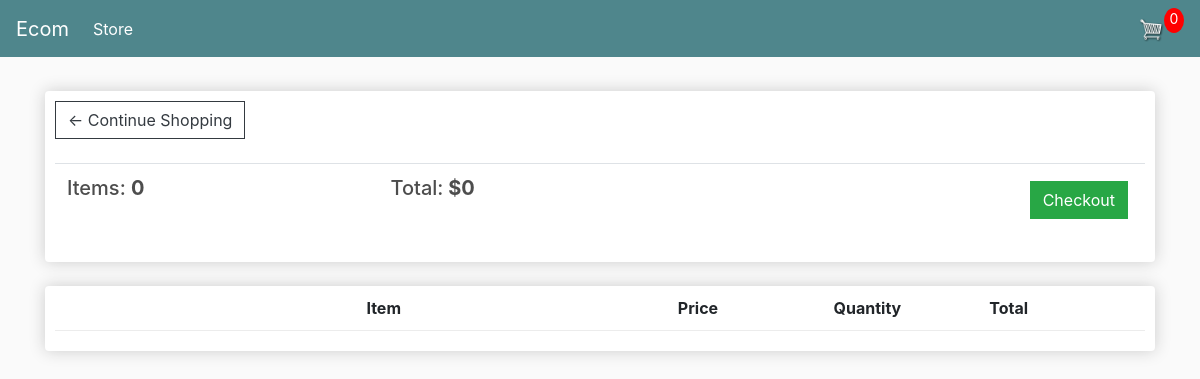
The page /cart/ (signed in) on the database as committed earlier.
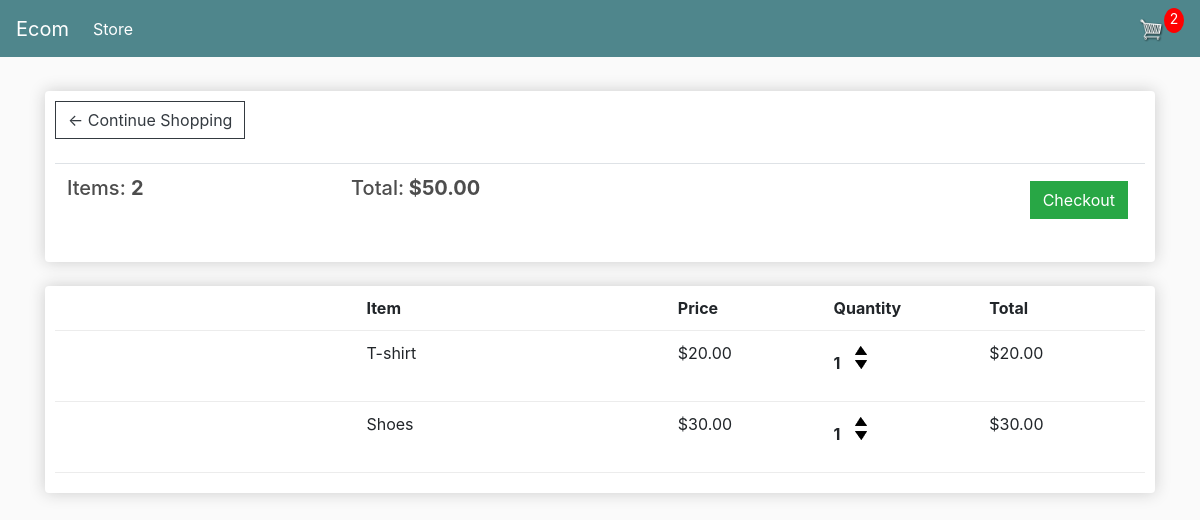
The same page on the database as committed later.
### store/models.py (models this page shows, shortened)
class Order(models.Model):
    customer = models.ForeignKey(
        Customer, on_delete=models.SET_NULL, null=True, blank=True
    )
    date_ordered = models.DateTimeField(auto_now_add=True)
    complete = models.BooleanField(default=False, null=True, blank=False)
    transaction_id = models.CharField(max_length=100, null=True)
    @property
    def get_cart_total(self):
        orderitems = self.orderitem_set.all()
        total = sum([item.get_total for item in orderitems])
        return total
    @property
    def get_cart_items(self):
        orderitems = self.orderitem_set.all()
        total = sum([item.quantity for item in orderitems])
        return total

class OrderItem(models.Model):
    product = models.ForeignKey(Product, on_delete=models.SET_NULL, null=True)
    order = models.ForeignKey(Order, on_delete=models.SET_NULL, null=True)
    quantity = models.IntegerField(default=0, null=True, blank=True)
    date_added = models.DateTimeField(auto_now_add=True)
    @property
    def get_total(self):
        total = self.product.price * self.quantity
        return total

class Product(models.Model):
    name = models.CharField(max_length=200, null=True)
    price = models.DecimalField(max_digits=7, decimal_places=2)
    digital = models.BooleanField(default=False, null=True, blank=True)
    image = models.ImageField(null=True, blank=True)

### store/views.py (the view)
# urls.py: path("cart/", views.cart, name="cart"),
def cart(request):
    if request.user.is_authenticated:
        customer = request.user.customer
        order, created = Order.objects.get_or_create(customer=customer, complete=False)
        items = order.orderitem_set.all()
        cartItems = order.get_cart_items
    else:
        cookieData = cookieCart(request)
        cartItems = cookieData["cartItems"]
        order = cookieData["order"]
        items = cookieData["items"]
    context = {"items": items, "order": order, "cartItems": cartItems}
    return render(request, "store/cart.html", context)

### store/templates/store/cart.html
{% extends 'store/main.html' %}
{% load static %}
{% block content %}
    <div class="row">
        <div class="col-lg-12">
            <div class="box-element">
                <a class="btn btn-outline-dark" href="{% url 'store' %}">&#x2190; Continue Shopping</a>
                <br><br>
                <table class="table">
                    <tr>
                        <th><h5>Items: <strong>{{ order.get_cart_items }}</strong></h5></th>
                        <th><h5>Total:<strong> ${{ order.get_cart_total }}</strong></h5></th>
                        <th>
                            <a style="float:right; margin:5px;" class="btn btn-success" href="{% url 'checkout' %}">Checkout</a>
                        </th>
                    </tr>
                </table>
            </div>
            <br>
            <div class="box-element">
                <div class="cart-row">
                    <div style="flex:2"></div>
                    <div style="flex:2"><strong>Item</strong></div>
                    <div style="flex:1"><strong>Price</strong></div>
                    <div style="flex:1"><strong>Quantity</strong></div>
                    <div style="flex:1"><strong>Total</strong></div>
                </div>
                {% for item in items %}
                <div class="cart-row">
                    <div style="flex:2"><img class="row-image" src="{{ item.product.image_url }}"></div>
                    <div style="flex:2"><p>{{ item.product.name }}</p></div>
                    <div style="flex:1"><p>${{ item.product.price|floatformat:2 }}</p></div>
                    <div style="flex:1">
                        <p class="quantity">{{ item.quantity }}</p>
                        <div class="quantity">
                            <img data-product={{item.product.id}} data-action="add" class="chg-quantity update-cart" src="{% static 'images/arrow-up.png' %}">
                            <img data-product={{item.product.id}} data-action="remove" class="chg-quantity update-cart" src="{% static 'images/arrow-down.png' %}">
                        </div>
                    </div>
                    <div style="flex:1"><p>${{ item.get_total }}</p></div>
                </div>
                {% endfor %}
            </div>
        </div>
    </div>
{% endblock content %}

### store/templates/store/main.html (shortened to what this page needs)
<!DOCTYPE html>
{% load static %}
<html>
<head>
	<link rel="stylesheet" href="https://stackpath.bootstrapcdn.com/bootstrap/4.4.1/css/bootstrap.min.css">
	<link rel="stylesheet" type="text/css" href="{% static 'css/main.css' %}">
</head>
<body>
	<nav class="navbar navbar-expand-lg navbar-dark bg-dark">
	  <a class="navbar-brand" href="{% url 'store' %}">Ecom</a>
	  <div class="collapse navbar-collapse" id="navbarSupportedContent">
	    <ul class="navbar-nav mr-auto">
	      <li class="nav-item active">
	        <a class="nav-link" href="{% url 'store' %}">Store <span class="sr-only">(current)</span></a>
	      </li>
	    </ul>
	    <div class="form-inline my-2 my-lg-0">
	     	<a href="{% url 'cart' %}">
	    		<img  id="cart-icon" src="{% static 'images/cart.png' %}">
	    	</a>
	    	<p id="cart-total">{{cartItems}}</p>
	    </div>
	  </div>
	</nav>
     <div class="container">
            <br>
            {% block content %}
            {% endblock content %}
         </div>
</body>
</html>

### static/css/main.css (style rules this page uses)
body { background-color: hsl(0, 0%, 98%); }
h1,h2,h3,h4,h5,h6 { color:hsl(0, 0%, 30%); }
.box-element { box-shadow:hsl(0, 0%, 80%) 0 0 16px; background-color: #fff; border-radius: 4px; padding: 10px; }
.bg-dark { background-color: #4f868c!important; }
#cart-icon { width:25px; display: inline-block; margin-left: 15px; }
#cart-total { display: block; text-align: center; color:#fff; background-color: red; width: 20px; height: 25px; border-radius: 50%; font-size: 14px; }
.col-lg-4, .col-lg-6, .col-lg-8, .col-lg-12 { margin-top: 10px; }
.btn { border-radius: 0; }
.cart-row { display: flex; align-items: flex-stretch; padding-bottom: 10px; margin-bottom: 10px; border-bottom: 1px solid #ececec; }
.quantity { display: inline-block; font-weight: 700; padding-right:10px; }
.chg-quantity { width: 12px; cursor: pointer; display: block; margin-top: 5px; transition:.1s; }

Rows that differ between the two databases and show on the page:
no longer on this page (row edited): Order: get_cart_items "0", get_cart_total "0"
added Order: get_cart_items "2", get_cart_total "50.00"
added OrderItem: product.name "T-shirt", product.price "20.00", quantity "1", get_total "20.00"
added OrderItem: product.name "Shoes", product.price "30.00", quantity "1", get_total "30.00"
Other text that changed with them:
{{ cartItems }}: "0" → "2"
